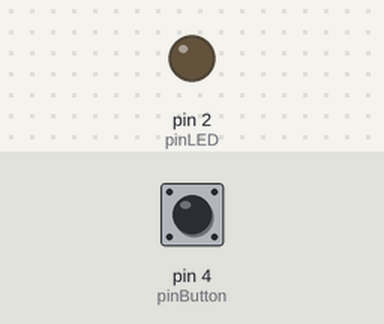
A sketch run on a simulated Arduino Uno, built with avr-gcc and run on an emulated ATmega328P. On the bench: output pins drawn as LEDs (lit = HIGH). Inputs (shaded band) come from the test bench; at power-on: pin 4 (pinButton) LOW.

Above: at 1.2 s.
1.3 s: pin 4 (pinButton) pulled HIGH for 0.15 s
At 1.8 s:
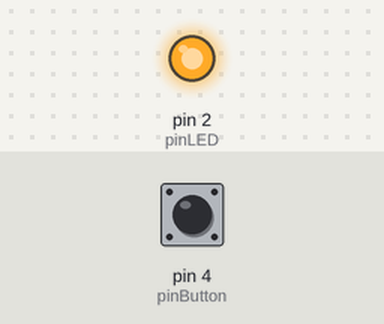
2.9 s: pin 4 (pinButton) pulled HIGH for 1 s
At 4.2 s:
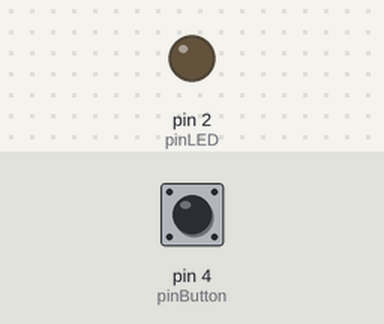
5.4 s: pin 4 (pinButton) pulled HIGH for 3.2 s
At 6.1 s:
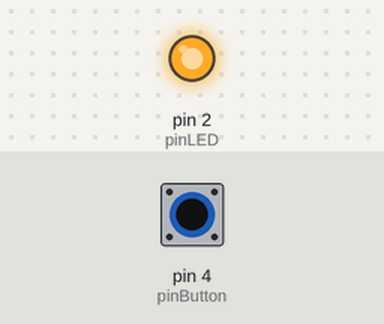
Timing chart, 0 to 8.4 s (numbered marks = the images above; inputs shaded):
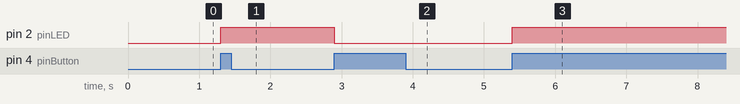

The sketch:

button_simple.ino
```cpp
const int pinLED = 2;
const int pinButton = 4;
bool buttonState = 0;
bool ledState = 0;
bool prev_buttonState = 0;

void setup() {
  // put your setup code here, to run once:
  pinMode(pinLED, OUTPUT);
  pinMode(pinButton, INPUT);
  digitalWrite(pinLED, ledState);
}

void loop() {
  buttonState = digitalRead(pinButton);

  if (buttonState == HIGH && prev_buttonState == LOW)
  {
    ledState = !ledState;
    digitalWrite(pinLED, ledState);
    delay(100);
  }
  prev_buttonState = buttonState;
}
```

Measured:
- after the input at 1.3 s, pin 2 (pinLED): LOW → HIGH at once
- after the input at 2.9 s, pin 2 (pinLED): HIGH → LOW at once
- after the input at 5.4 s, pin 2 (pinLED): LOW → HIGH at once
